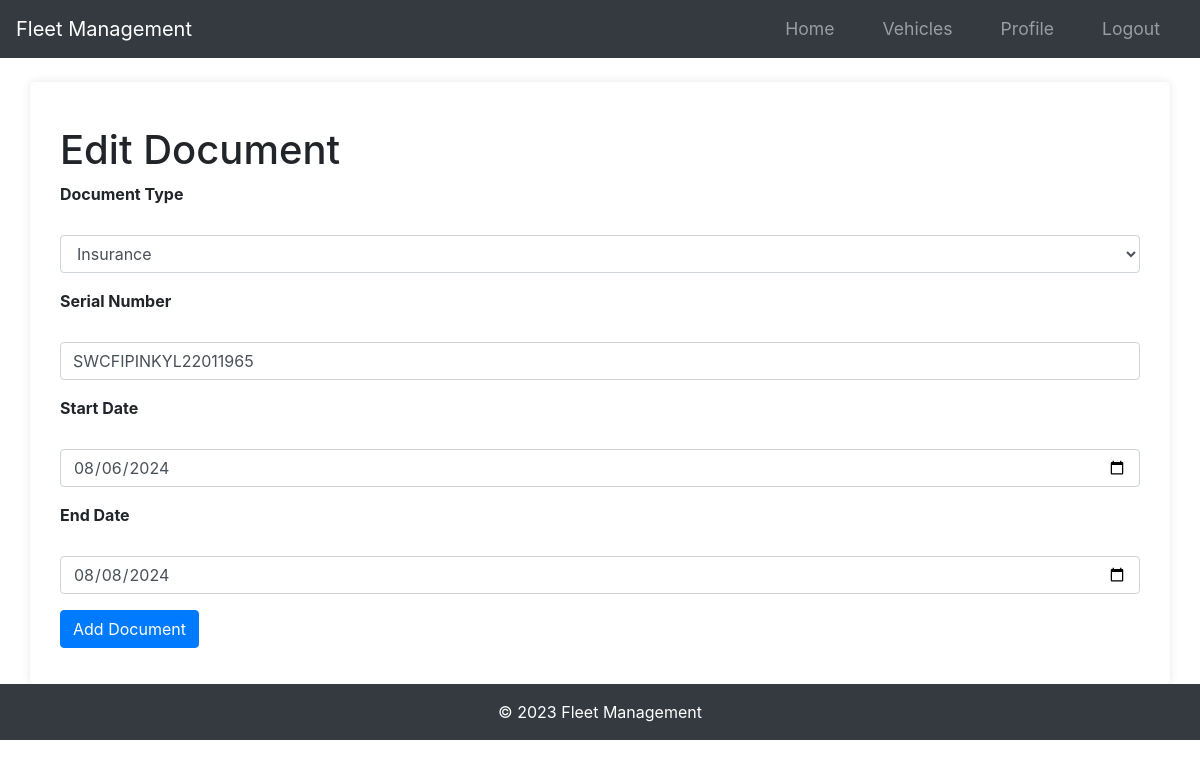
The page /vehicle/1/document/1/edit (signed in) on the database as committed earlier.
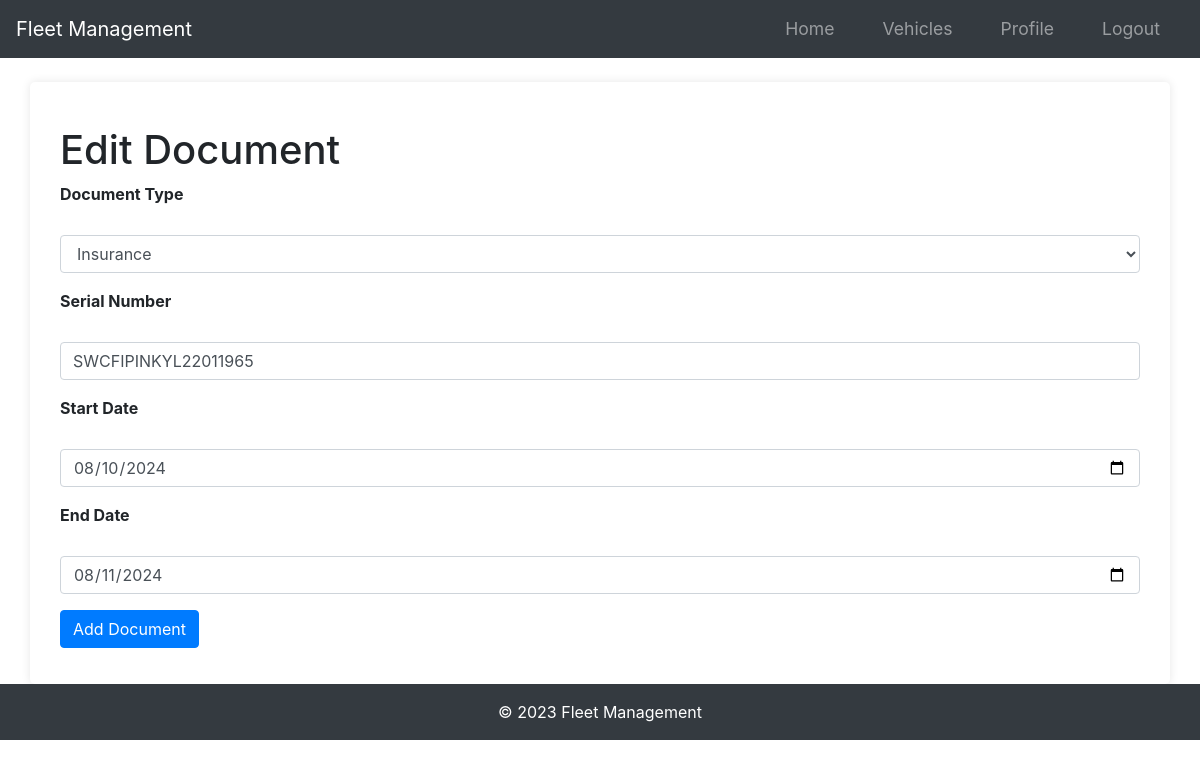
The same page on the database as committed later.
### app/models.py (models this page shows)
class Document(db.Model):
    id = db.Column(db.Integer, primary_key=True)
    document_type = db.Column(db.String(50), nullable=False)
    serial_number = db.Column(db.String(100), nullable=False)
    start_date = db.Column(db.DateTime, nullable=False)
    end_date = db.Column(db.DateTime, nullable=False)
    date_posted = db.Column(db.DateTime, nullable=False, default=datetime.utcnow)
    vehicle_id = db.Column(
        db.Integer,
        db.ForeignKey("vehicle.id", ondelete="CASCADE"),
        nullable=False,
        index=True,
    )

### app/routes.py (the view)
@main.route("/vehicle/<int:vehicle_id>/document/<int:document_id>/edit", methods=["GET", "POST"])
@login_required
def edit_document(vehicle_id, document_id):
    vehicle = Vehicle.query.get_or_404(vehicle_id)
    document = Document.query.get_or_404(document_id)
    if vehicle.owner != current_user or document.vehicle_id != vehicle.id:
        abort(403)
    form = DocumentForm()
    if form.validate_on_submit():
        document.document_type = form.document_type.data
        document.serial_number = form.serial_number.data
        document.start_date = form.start_date.data
        document.end_date = form.end_date.data
        db.session.commit()
        flash("Your document has been updated!", "success")
        return redirect(url_for("main.vehicle", vehicle_id=vehicle.id))
    elif request.method == "GET":
        form.document_type.data = document.document_type
        form.serial_number.data = document.serial_number
        form.start_date.data = document.start_date
        form.end_date.data = document.end_date
    return render_template(
        "edit_document.html", form=form, vehicle=vehicle, document=document
    )

### app/forms.py
class DocumentForm(FlaskForm):
    document_type = SelectField(
        "Document Type",
        choices=[
            ("Insurance", "Insurance"),
            ("Emission Certificate", "Emission Certificate"),
            ("Registration Certificate", "Registration Certificate"),
            ("Permit", "Permit"),
            ("Vehicle Registration", "Vehicle Registration"),
            ("Annual Inspection", "Annual Inspection"),
            ("Road Tax Receipt", "Road Tax Receipt"),
        ],
        validators=[DataRequired()],
    )
    serial_number = StringField("Serial Number", validators=[DataRequired()])
    start_date = DateField("Start Date", format="%Y-%m-%d", validators=[DataRequired()])
    end_date = DateField("End Date", format="%Y-%m-%d", validators=[DataRequired()])
    submit = SubmitField("Add Document")

### app/templates/edit_document.html (shortened to what this page needs)
{% extends "base.html" %}
{% block content %}
<div class="container">
    <h1 class="mt-4">Edit Document</h1>
    <form method="POST" action="">
        <div class="form-group">
            {{ form.document_type.label(class="form-label") }}<br>
            {{ form.document_type(class="form-control") }}
        </div>
        <div class="form-group">
            {{ form.serial_number.label(class="form-label") }}<br>
            {{ form.serial_number(class="form-control") }}
        </div>
        <div class="form-group">
            {{ form.start_date.label(class="form-label") }}<br>
            {{ form.start_date(class="form-control", type="date") }}
        </div>
        <div class="form-group">
            {{ form.end_date.label(class="form-label") }}<br>
            {{ form.end_date(class="form-control", type="date") }}
        </div>
        <div class="form-group">
            {{ form.submit(class="btn btn-primary") }}
        </div>
    </form>
</div>
{% endblock %}

Rows that differ between the two databases and show on the page:
changed Document "Insurance": start_date "08/06/2024" → "08/10/2024"; end_date "08/08/2024" → "08/11/2024"
